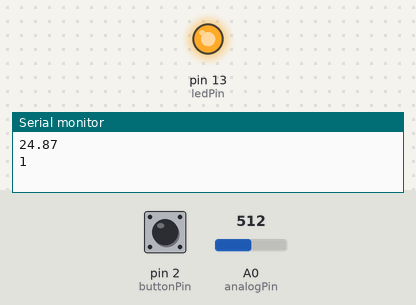
Bench run of a sketch on a simulated Arduino Uno, built with avr-gcc and run on an emulated ATmega328P. On the bench: output pins drawn as LEDs (lit = HIGH), the last lines printed to the serial monitor. Wiring (inferred from the names in the program): DS1302 clock: CE pin 8; IO pin 7; clock pin 6. The test bench sets the inputs (shaded band); at power-on: pin 2 (buttonPin) HIGH, A0 (analogPin) = 512. Sleep ends after the set time or at an interrupt; the local clock reads 2024-03-15 10:24:30 at power-on unless the sketch sets it; pins used as bus, display or sensor lines are not drawn.

Above: at 1.2 s.
1.3 s: pin 2 (buttonPin) pulled LOW for 0.15 s
At 1.4 s:
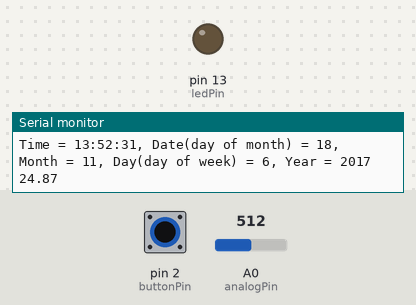
2.9 s: pin 2 (buttonPin) pulled LOW for 3.2 s
At 7.1 s:
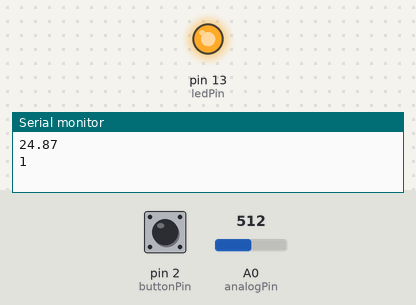
Timing chart, 0 to 8.6 s (numbered marks = the images above; inputs shaded):
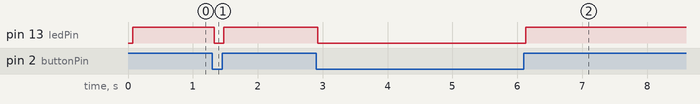

Measured:
- after the input at 1.3 s, pin 13 (ledPin): HIGH → LOW at once, → HIGH 0.15 s later
- after the input at 2.9 s, pin 13 (ledPin): HIGH → LOW at once, → HIGH 3.2 s later

The sketch:

Webasto.ino
```cpp
#include <avr/sleep.h>
int sleepStatus = 0;             // variable to store a request for sleep
int count = 0;                   // counter

// DS1302 RTC
// ----------
//
// Open Source / Public Domain
//
// Version 1
//     By arduino.cc user "Krodal".
//     June 2012
//     Using Arduino 1.0.1
// Version 2
//     By arduino.cc user "Krodal"
//     March 2013
//     Using Arduino 1.0.3, 1.5.2
//     The code is no longer compatible with older versions.
//     Added bcd2bin, bin2bcd_h, bin2bcd_l
//     A few minor changes.
//
//
// Documentation: datasheet
//
// The DS1302 uses a 3-wire interface:
//    - bidirectional data.
//    - clock
//    - chip select
// It is not I2C, not OneWire, and not SPI.
// So the standard libraries can not be used.
// Even the shiftOut() function is not used, since it
// could be too fast (it might be slow enough,
// but that's not certain).
//
// I wrote my own interface code according to the datasheet.
// Any three pins of the Arduino can be used.
//   See the first defines below this comment,
//   to set your own pins.
//
// The "Chip Enable" pin was called "/Reset" before.
//
// The chip has internal pull-down registers.
// This keeps the chip disabled, even if the pins of
// the Arduino are floating.
//
//
// Range
// -----
//      seconds : 00-59
//      minutes : 00-59
//      hour    : 1-12 or 0-23
//      date    : 1-31
//      month   : 1-12
//      day     : 1-7
//      year    : 00-99
//
//
// Burst mode
// ----------
// In burst mode, all the clock data is read at once.
// This is to prevent a rollover of a digit during reading.
// The read data is from an internal buffer.
//
// The burst registers are commands, rather than addresses.
// Clock Data Read in Burst Mode
//    Start by writing 0xBF (as the address),
//    after that: read clock data
// Clock Data Write in Burst Mode
//    Start by writing 0xBE (as the address),
//    after that: write clock data
// Ram Data Read in Burst Mode
//    Start by writing 0xFF (as the address),
//    after that: read ram data
// Ram Data Write in Burst Mode
//    Start by writing 0xFE (as the address),
//    after that: write ram data
//
//
// Ram
// ---
// The DS1302 has 31 of ram, which can be used to store data.
// The contents will be lost if the Arduino is off,
// and the backup battery gets empty.
// It is better to store data in the EEPROM of the Arduino.
// The burst read or burst write for ram is not implemented
// in this code.
//
//
// Trickle charge
// --------------
// The DS1302 has a build-in trickle charger.
// That can be used for example with a lithium battery
// or a supercap.
// Using the trickle charger has not been implemented
// in this code.
//

// Set your own pins with these defines !
#define DS1302_SCLK_PIN   6    // Arduino pin for the Serial Clock
#define DS1302_IO_PIN     7    // Arduino pin for the Data I/O
#define DS1302_CE_PIN     8    // Arduino pin for the Chip Enable


// Macros to convert the bcd values of the registers to normal
// integer variables.
// The code uses separate variables for the high byte and the low byte
// of the bcd, so these macros handle both bytes separately.
#define bcd2bin(h,l)    (((h)*10) + (l))
#define bin2bcd_h(x)   ((x)/10)
#define bin2bcd_l(x)    ((x)%10)

// Register names.
// Since the highest bit is always '1',
// the registers start at 0x80
// If the register is read, the lowest bit should be '1'.
#define DS1302_SECONDS           0x80
#define DS1302_MINUTES           0x82
#define DS1302_HOURS             0x84
#define DS1302_DATE              0x86
#define DS1302_MONTH             0x88
#define DS1302_DAY               0x8A
#define DS1302_YEAR              0x8C
#define DS1302_ENABLE            0x8E
#define DS1302_TRICKLE           0x90
#define DS1302_CLOCK_BURST       0xBE
#define DS1302_CLOCK_BURST_WRITE 0xBE
#define DS1302_CLOCK_BURST_READ  0xBF
#define DS1302_RAMSTART          0xC0
#define DS1302_RAMEND            0xFC
#define DS1302_RAM_BURST         0xFE
#define DS1302_RAM_BURST_WRITE   0xFE
#define DS1302_RAM_BURST_READ    0xFF

// Defines for the bits, to be able to change
// between bit number and binary definition.
// By using the bit number, using the DS1302
// is like programming an AVR microcontroller.
// But instead of using "(1<<X)", or "_BV(X)",
// the Arduino "bit(X)" is used.
#define DS1302_D0 0
#define DS1302_D1 1
#define DS1302_D2 2
#define DS1302_D3 3
#define DS1302_D4 4
#define DS1302_D5 5
#define DS1302_D6 6
#define DS1302_D7 7


// Bit for reading (bit in address)
#define DS1302_READBIT DS1302_D0 // READBIT=1: read instruction

// Bit for clock (0) or ram (1) area,
// called R/C-bit (bit in address)
#define DS1302_RC DS1302_D6

// Seconds Register
#define DS1302_CH DS1302_D7   // 1 = Clock Halt, 0 = start

// Hour Register
#define DS1302_AM_PM DS1302_D5 // 0 = AM, 1 = PM
#define DS1302_12_24 DS1302_D7 // 0 = 24 hour, 1 = 12 hour

// Enable Register
#define DS1302_WP DS1302_D7   // 1 = Write Protect, 0 = enabled

// Trickle Register
#define DS1302_ROUT0 DS1302_D0
#define DS1302_ROUT1 DS1302_D1
#define DS1302_DS0   DS1302_D2
#define DS1302_DS1   DS1302_D2
#define DS1302_TCS0  DS1302_D4
#define DS1302_TCS1  DS1302_D5
#define DS1302_TCS2  DS1302_D6
#define DS1302_TCS3  DS1302_D7


// Structure for the first 8 registers.
// These 8 bytes can be read at once with
// the 'clock burst' command.
// Note that this structure contains an anonymous union.
// It might cause a problem on other compilers.
typedef struct ds1302_struct
{
	uint8_t Seconds : 4;      // low decimal digit 0-9
	uint8_t Seconds10 : 3;    // high decimal digit 0-5
	uint8_t CH : 1;           // CH = Clock Halt
	uint8_t Minutes : 4;
	uint8_t Minutes10 : 3;
	uint8_t reserved1 : 1;
	union
	{
		struct
		{
			uint8_t Hour : 4;
			uint8_t Hour10 : 2;
			uint8_t reserved2 : 1;
			uint8_t hour_12_24 : 1; // 0 for 24 hour format
		} h24;
		struct
		{
			uint8_t Hour : 4;
			uint8_t Hour10 : 1;
			uint8_t AM_PM : 1;      // 0 for AM, 1 for PM
			uint8_t reserved2 : 1;
			uint8_t hour_12_24 : 1; // 1 for 12 hour format
		} h12;
	};
	uint8_t Date : 4;           // Day of month, 1 = first day
	uint8_t Date10 : 2;
	uint8_t reserved3 : 2;
	uint8_t Month : 4;          // Month, 1 = January
	uint8_t Month10 : 1;
	uint8_t reserved4 : 3;
	uint8_t Day : 3;            // Day of week, 1 = first day (any day)
	uint8_t reserved5 : 5;
	uint8_t Year : 4;           // Year, 0 = year 2000
	uint8_t Year10 : 4;
	uint8_t reserved6 : 7;
	uint8_t WP : 1;             // WP = Write Protect
};

const int buttonPin = 2;     // the number of the pushbutton pin
const int ledPin = 13;      // the number of the LED pin
const int analogPin = A0;        //the thermistor attach to
int beta = 4090; //the beta of the thermistor
int resistance = 10; //the value of the pull-down resistor

int buttonState = 0;

void wakeUpNow()        // here the interrupt is handled after wakeup
{
	// execute code here after wake-up before returning to the loop() function
	// timers and code using timers (serial.print and more...) will not work here.
	// we don't really need to execute any special functions here, since we
	// just want the thing to wake up
}

void setup()
{
	ds1302_struct rtc;

	// initialize the LED pin as an output:
	pinMode(ledPin, OUTPUT);
	// initialize the pushbutton pin as an input:
	pinMode(buttonPin, INPUT_PULLUP);

	Serial.begin(9600);
	Serial.println(F("DS1302 Real Time Clock"));
	Serial.println(F("Version 2, March 2013"));


	// Start by clearing the Write Protect bit
	// Otherwise the clock data cannot be written
	// The whole register is written,
	// but the WP-bit is the only bit in that register.
	DS1302_write(DS1302_ENABLE, 0);

	// Disable Trickle Charger.
	DS1302_write(DS1302_TRICKLE, 0x00);

	// Remove the next define,
	// after the right date and time are set.
#define SET_DATE_TIME_JUST_ONCE
#ifdef SET_DATE_TIME_JUST_ONCE

	// Fill these variables with the date and time.
	int seconds, minutes, hours, dayofweek, dayofmonth, month, year;

	// Example for april 15, 2013, 10:08, monday is 2nd day of Week.
	// Set your own time and date in these variables.
	seconds = 30;
	minutes = 52;
	hours = 13;
	dayofweek = 6;  // Day of week, any day can be first, counts 1...7
	dayofmonth = 18; // Day of month, 1...31
	month = 11;  // month 1...12
	year = 2017;

	// Set a time and date
	// This also clears the CH (Clock Halt) bit,
	// to start the clock.

	// Fill the structure with zeros to make
	// any unused bits zero
	memset((char *)&rtc, 0, sizeof(rtc));

	rtc.Seconds = bin2bcd_l(seconds);
	rtc.Seconds10 = bin2bcd_h(seconds);
	rtc.CH = 0;      // 1 for Clock Halt, 0 to run;
	rtc.Minutes = bin2bcd_l(minutes);
	rtc.Minutes10 = bin2bcd_h(minutes);
	// To use the 12 hour format,
	// use it like these four lines:
	//    rtc.h12.Hour   = bin2bcd_l( hours);
	//    rtc.h12.Hour10 = bin2bcd_h( hours);
	//    rtc.h12.AM_PM  = 0;     // AM = 0
	//    rtc.h12.hour_12_24 = 1; // 1 for 24 hour format
	rtc.h24.Hour = bin2bcd_l(hours);
	rtc.h24.Hour10 = bin2bcd_h(hours);
	rtc.h24.hour_12_24 = 0; // 0 for 24 hour format
	rtc.Date = bin2bcd_l(dayofmonth);
	rtc.Date10 = bin2bcd_h(dayofmonth);
	rtc.Month = bin2bcd_l(month);
	rtc.Month10 = bin2bcd_h(month);
	rtc.Day = dayofweek;
	rtc.Year = bin2bcd_l(year - 2000);
	rtc.Year10 = bin2bcd_h(year - 2000);
	rtc.WP = 0;

	// Write all clock data at once (burst mode).
	DS1302_clock_burst_write((uint8_t *)&rtc);
#endif

	attachInterrupt(0, wakeUpNow, CHANGE);
}

void sleepNow()         // here we put the arduino to sleep
{
	/* Now is the time to set the sleep mode. In the Atmega8 datasheet
	* http://www.atmel.com/dyn/resources/prod_documents/doc2486.pdf on page 35
	* there is a list of sleep modes which explains which clocks and
	* wake up sources are available in which sleep mode.
	*
	* In the avr/sleep.h file, the call names of these sleep modes are to be found:
	*
	* The 5 different modes are:
	*     SLEEP_MODE_IDLE         -the least power savings
	*     SLEEP_MODE_ADC
	*     SLEEP_MODE_PWR_SAVE
	*     SLEEP_MODE_STANDBY
	*     SLEEP_MODE_PWR_DOWN     -the most power savings
	*
	* For now, we want as much power savings as possible, so we
	* choose the according
	* sleep mode: SLEEP_MODE_PWR_DOWN
	*
	*/
	set_sleep_mode(SLEEP_MODE_STANDBY);   // sleep mode is set here

	sleep_enable();          // enables the sleep bit in the mcucr register
							 // so sleep is possible. just a safety pin

							 /* Now it is time to enable an interrupt. We do it here so an
							 * accidentally pushed interrupt button doesn't interrupt
							 * our running program. if you want to be able to run
							 * interrupt code besides the sleep function, place it in
							 * setup() for example.
							 *
							 * In the function call attachInterrupt(A, B, C)
							 * A   can be either 0 or 1 for interrupts on pin 2 or 3.
							 *
							 * B   Name of a function you want to execute at interrupt for A.
							 *
							 * C   Trigger mode of the interrupt pin. can be:
							 *             LOW        a low level triggers
							 *             CHANGE     a change in level triggers
							 *             RISING     a rising edge of a level triggers
							 *             FALLING    a falling edge of a level triggers
							 *
							 * In all but the IDLE sleep modes only LOW can be used.
							 */

	attachInterrupt(0, wakeUpNow, CHANGE); // use interrupt 0 (pin 2) and run function
										// wakeUpNow when pin 2 gets LOW

	sleep_mode();            // here the device is actually put to sleep!!
							 // THE PROGRAM CONTINUES FROM HERE AFTER WAKING UP

	sleep_disable();         // first thing after waking from sleep:
							 // disable sleep...
	detachInterrupt(0);      // disables interrupt 0 on pin 2 so the
							 // wakeUpNow code will not be executed
							 // during normal running time.

}


void loop()
{
	ds1302_struct rtc;
	char buffer[80];     // the code uses 70 characters.

						 // Read all clock data at once (burst mode).
	DS1302_clock_burst_read((uint8_t *)&rtc);

	sprintf(buffer, "Time = %02d:%02d:%02d, ", \
		bcd2bin(rtc.h24.Hour10, rtc.h24.Hour), \
		bcd2bin(rtc.Minutes10, rtc.Minutes), \
		bcd2bin(rtc.Seconds10, rtc.Seconds));
	Serial.print(buffer);

	sprintf(buffer, "Date(day of month) = %d, Month = %d, " \
		"Day(day of week) = %d, Year = %d", \
		bcd2bin(rtc.Date10, rtc.Date), \
		bcd2bin(rtc.Month10, rtc.Month), \
		rtc.Day, \
		2000 + bcd2bin(rtc.Year10, rtc.Year));
	Serial.println(buffer);

	buttonState = digitalRead(buttonPin);

	// check if the pushbutton is pressed. If it is, the buttonState is HIGH:
	if (buttonState == HIGH) {
		// turn LED on:
		digitalWrite(ledPin, HIGH);
	}
	else {
		// turn LED off:
		digitalWrite(ledPin, LOW);
	}
	//read thermistor value
	long a = 1023 - analogRead(analogPin);
	//the calculating formula of temperature
	float tempC = beta / (log((1025.0 * 10 / a - 10) / 10) + beta / 298.0) - 273.0;
	//float tempF = tempC + 273.15;
	//int tempC = analogRead(analogPin);
	Serial.print(tempC);
	Serial.print("\n");
	Serial.print(buttonState);
	Serial.print("\n");
	delay(100);
	sleepNow();
}


// --------------------------------------------------------
// DS1302_clock_burst_read
//
// This function reads 8 bytes clock data in burst mode
// from the DS1302.
//
// This function may be called as the first function,
// also the pinMode is set.
//
void DS1302_clock_burst_read(uint8_t *p)
{
	int i;

	_DS1302_start();

	// Instead of the address,
	// the CLOCK_BURST_READ command is issued
	// the I/O-line is released for the data
	_DS1302_togglewrite(DS1302_CLOCK_BURST_READ, true);

	for (i = 0; i<8; i++)
	{
		*p++ = _DS1302_toggleread();
	}
	_DS1302_stop();
}


// --------------------------------------------------------
// DS1302_clock_burst_write
//
// This function writes 8 bytes clock data in burst mode
// to the DS1302.
//
// This function may be called as the first function,
// also the pinMode is set.
//
void DS1302_clock_burst_write(uint8_t *p)
{
	int i;

	_DS1302_start();

	// Instead of the address,
	// the CLOCK_BURST_WRITE command is issued.
	// the I/O-line is not released
	_DS1302_togglewrite(DS1302_CLOCK_BURST_WRITE, false);

	for (i = 0; i<8; i++)
	{
		// the I/O-line is not released
		_DS1302_togglewrite(*p++, false);
	}
	_DS1302_stop();
}


// --------------------------------------------------------
// DS1302_read
//
// This function reads a byte from the DS1302
// (clock or ram).
//
// The address could be like "0x80" or "0x81",
// the lowest bit is set anyway.
//
// This function may be called as the first function,
// also the pinMode is set.
//
uint8_t DS1302_read(int address)
{
	uint8_t data;

	// set lowest bit (read bit) in address
	bitSet(address, DS1302_READBIT);

	_DS1302_start();
	// the I/O-line is released for the data
	_DS1302_togglewrite(address, true);
	data = _DS1302_toggleread();
	_DS1302_stop();

	return (data);
}


// --------------------------------------------------------
// DS1302_write
//
// This function writes a byte to the DS1302 (clock or ram).
//
// The address could be like "0x80" or "0x81",
// the lowest bit is cleared anyway.
//
// This function may be called as the first function,
// also the pinMode is set.
//
void DS1302_write(int address, uint8_t data)
{
	// clear lowest bit (read bit) in address
	bitClear(address, DS1302_READBIT);

	_DS1302_start();
	// don't release the I/O-line
	_DS1302_togglewrite(address, false);
	// don't release the I/O-line
	_DS1302_togglewrite(data, false);
	_DS1302_stop();
}


// --------------------------------------------------------
// _DS1302_start
//
// A helper function to setup the start condition.
//
// An 'init' function is not used.
// But now the pinMode is set every time.
// That's not a big deal, and it's valid.
// At startup, the pins of the Arduino are high impedance.
// Since the DS1302 has pull-down resistors,
// the signals are low (inactive) until the DS1302 is used.
void _DS1302_start(void)
{
	digitalWrite(DS1302_CE_PIN, LOW); // default, not enabled
	pinMode(DS1302_CE_PIN, OUTPUT);

	digitalWrite(DS1302_SCLK_PIN, LOW); // default, clock low
	pinMode(DS1302_SCLK_PIN, OUTPUT);

	pinMode(DS1302_IO_PIN, OUTPUT);

	digitalWrite(DS1302_CE_PIN, HIGH); // start the session
	delayMicroseconds(4);           // tCC = 4us
}


// --------------------------------------------------------
// _DS1302_stop
//
// A helper function to finish the communication.
//
void _DS1302_stop(void)
{
	// Set CE low
	digitalWrite(DS1302_CE_PIN, LOW);

	delayMicroseconds(4);           // tCWH = 4us
}


// --------------------------------------------------------
// _DS1302_toggleread
//
// A helper function for reading a byte with bit toggle
//
// This function assumes that the SCLK is still high.
//
uint8_t _DS1302_toggleread(void)
{
	uint8_t i, data;

	data = 0;
	for (i = 0; i <= 7; i++)
	{
		// Issue a clock pulse for the next databit.
		// If the 'togglewrite' function was used before
		// this function, the SCLK is already high.
		digitalWrite(DS1302_SCLK_PIN, HIGH);
		delayMicroseconds(1);

		// Clock down, data is ready after some time.
		digitalWrite(DS1302_SCLK_PIN, LOW);
		delayMicroseconds(1);        // tCL=1000ns, tCDD=800ns

									 // read bit, and set it in place in 'data' variable
		bitWrite(data, i, digitalRead(DS1302_IO_PIN));
	}
	return(data);
}


// --------------------------------------------------------
// _DS1302_togglewrite
//
// A helper function for writing a byte with bit toggle
//
// The 'release' parameter is for a read after this write.
// It will release the I/O-line and will keep the SCLK high.
//
void _DS1302_togglewrite(uint8_t data, uint8_t release)
{
	int i;

	for (i = 0; i <= 7; i++)
	{
		// set a bit of the data on the I/O-line
		digitalWrite(DS1302_IO_PIN, bitRead(data, i));
		delayMicroseconds(1);     // tDC = 200ns

								  // clock up, data is read by DS1302
		digitalWrite(DS1302_SCLK_PIN, HIGH);
		delayMicroseconds(1);     // tCH = 1000ns, tCDH = 800ns

		if (release && i == 7)
		{
			// If this write is followed by a read,
			// the I/O-line should be released after
			// the last bit, before the clock line is made low.
			// This is according the datasheet.
			// I have seen other programs that don't release
			// the I/O-line at this moment,
			// and that could cause a shortcut spike
			// on the I/O-line.
			pinMode(DS1302_IO_PIN, INPUT);

			// For Arduino 1.0.3, removing the pull-up is no longer needed.
			// Setting the pin as 'INPUT' will already remove the pull-up.
			// digitalWrite (DS1302_IO, LOW); // remove any pull-up
		}
		else
		{
			digitalWrite(DS1302_SCLK_PIN, LOW);
			delayMicroseconds(1);       // tCL=1000ns, tCDD=800ns
		}
	}
}
```
